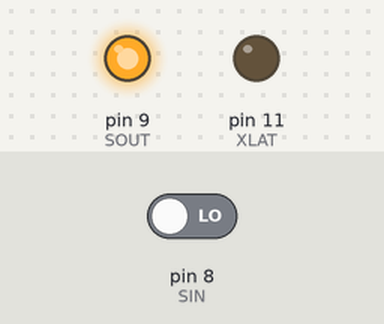
The sketch below on a simulated Arduino Uno, built with avr-gcc and run on an emulated ATmega328P. Parts: output pins drawn as LEDs (lit = HIGH). The inputs (shaded band) are chosen by the test bench; at power-on: pin 8 (SIN) LOW. Pins used as bus, display or sensor lines are not drawn; what the sketch prints to the serial monitor is not drawn.

Above: at 1.2 s.
1.3 s: pin 8 (SIN) driven HIGH
Timing chart, 0 to 4.3 s (numbered marks = the images above; inputs shaded):
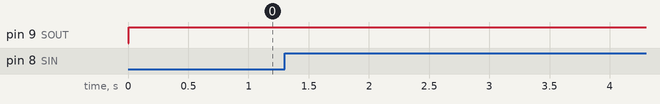

The sketch:

SRTest.ino
```cpp
// Simple test of TLC5940

#define SOUT 9
#define SIN 8
#define SCLK 10
#define XLAT 11

#define SRLEN 192
#define MAX_SHIFT (SRLEN*4)

void setup() {
  // put your setup code here, to run once:
  pinMode( SOUT, OUTPUT);
  pinMode( SCLK, OUTPUT);
  pinMode( XLAT, OUTPUT);

  digitalWrite( SOUT, LOW);
  digitalWrite( SCLK, LOW);
  digitalWrite( XLAT, LOW);

  Serial.begin( 9600);
}

void loop() {

  // shift out zeroes, then shift a 1 and measure SR length
  Serial.println("filling SR");
  digitalWrite( SOUT, LOW);
  for( uint16_t i=0; i<MAX_SHIFT; i++) {
    digitalWrite( SCLK, HIGH);
    digitalWrite( SCLK, LOW);
  }

  uint16_t len = 0;
  digitalWrite( SOUT, HIGH);
  Serial.println( "measuring SR");
  for( uint16_t i=0; i<MAX_SHIFT; i++) {
     digitalWrite( SCLK, HIGH);
     digitalWrite( SCLK, LOW);
     if( digitalRead( SIN) == HIGH) {
      Serial.print("SR length = ");
      Serial.println(len);
      break;
     }
     ++len;
  }

  delay( 1000);
}
```
